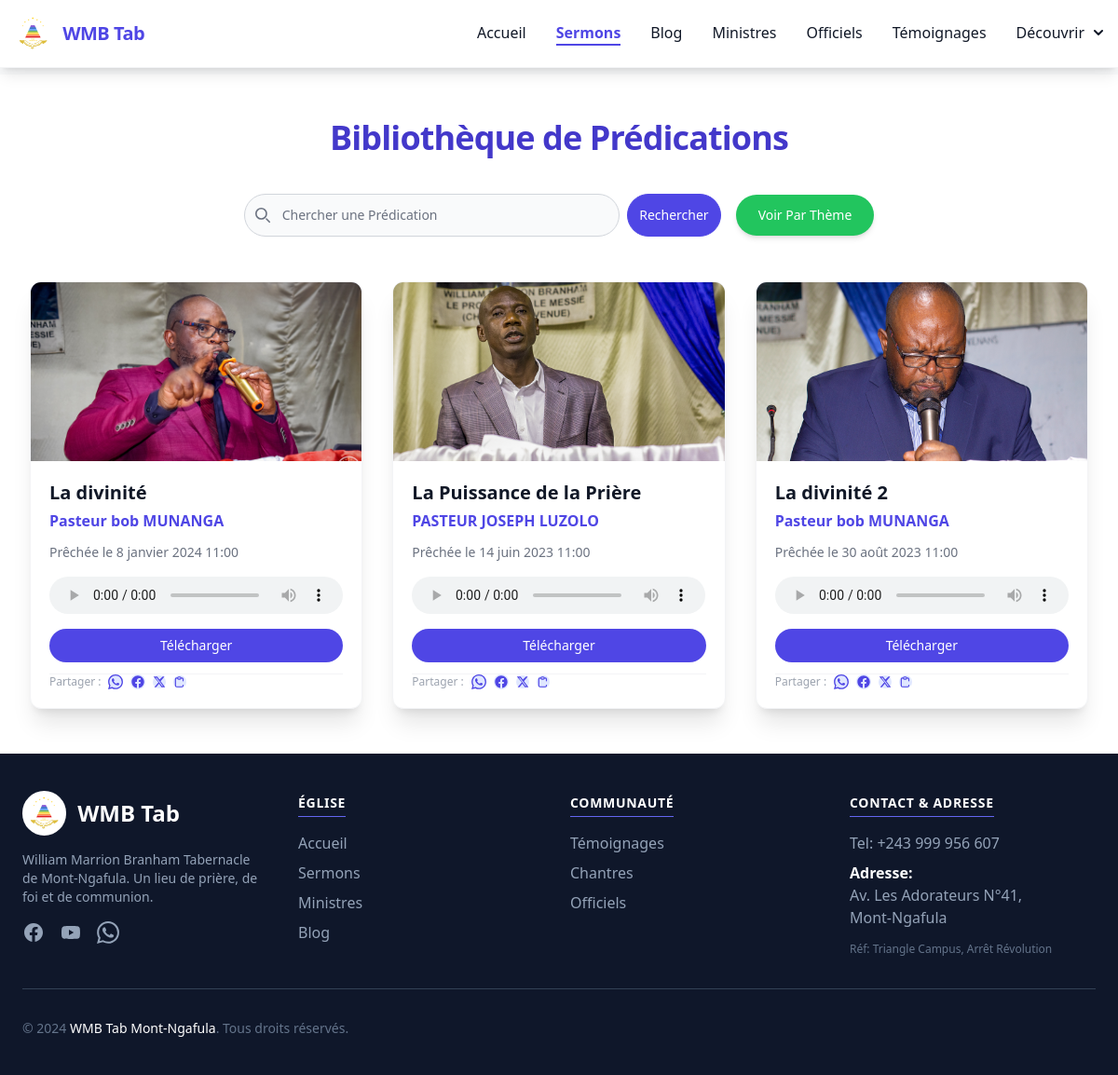
The app's page /sermons/ with its own data.
### sermons/models.py (models this page shows, shortened)
class Sermons(models.Model):
    titre = models.CharField(max_length=100, blank=False)
    image = models.ImageField(blank=True, upload_to='sermons')
    orateur = models.ForeignKey(Orateur, on_delete=models.SET_NULL, null=True)
    date = models.DateTimeField(default=now, null=True)
    lien = models.URLField(max_length=200, blank=True, null=True)
    audio = models.FileField(blank=True, upload_to='audio')
    Theme = models.ForeignKey(Theme, on_delete=models.SET_NULL, null=True)
    class Meta:
        verbose_name = 'Sermon'

class Orateur(models.Model):
    Noms = models.CharField(max_length=100, blank=False)
    Provenance = models.CharField(max_length = 50, blank = True, null = True)
    def __str__(self):
        return self.Noms

### church/views.py (the view)
# urls.py: path('sermons/', sermons, name="sermons"),
def sermons(request, *args, **kwargs):
    sermon = Sermons.objects.all()
    if request.method == "GET":
        titre = request.GET.get('recherche')
        if titre is not None:
            sermon = Sermons.objects.filter(titre__icontains=titre)
    return render(request, 'sermons.html', context={"dba": sermon})

### templates/sermons.html (shortened to what this page needs)
{% extends "_base.html" %}
{% load static %}
{% block content %}
<div class="max-w-7xl mx-auto px-4 sm:px-6 lg:px-8 py-12 bg-white">
    <h1 class="text-4xl font-extrabold text-center mb-10 text-indigo-700 tracking-tight">
        Bibliothèque de Prédications
    </h1>
    <div class="flex flex-col sm:flex-row justify-center items-center gap-4 mb-12">
        <form class="flex items-center w-full max-w-lg" method="GET">
            <div class="relative w-full">
                <div class="absolute inset-y-0 start-0 flex items-center ps-3 pointer-events-none">
                </div>
                <input type="text" id="simple-search"
                    class="bg-gray-50 border border-gray-300 text-gray-900 text-sm rounded-full focus:ring-indigo-500 focus:border-indigo-500 block w-full ps-10 p-3"
                    placeholder="Chercher une Prédication" name="recherche" required />
            </div>
            <button type="submit"
                class="p-3 ms-2 text-sm font-medium text-white bg-indigo-600 rounded-full border border-indigo-600 hover:bg-indigo-700 focus:ring-4 focus:outline-none focus:ring-indigo-300 transition-colors">
                Rechercher
            </button>
        </form>
        <a class="text-white bg-green-500 hover:bg-green-600 focus:ring-4 focus:ring-green-300 font-medium rounded-full text-sm px-6 py-3 shadow-md transition-colors whitespace-nowrap"
           href="{% url 'ViewTheme' %}">
            Voir Par Thème
        </a>
    </div>
    <div class="grid grid-cols-1 sm:grid-cols-2 lg:grid-cols-3 xl:grid-cols-4 gap-8">
        {% for sermon in dba %}
        <div class="bg-white rounded-xl shadow-xl overflow-hidden transform hover:shadow-2xl hover:-translate-y-1 transition-all duration-300 border border-gray-100">
            <div class="h-48 overflow-hidden bg-indigo-100">
                {% if sermon.image %}
                <img class="w-full h-full object-cover" src="{{ sermon.image.url }}" alt="Image du sermon">
                {% endif %}
            </div>
            <div class="p-5 flex flex-col justify-between h-auto">
                <div>
                    <h3 class="text-xl font-bold text-gray-900 mb-1 line-clamp-2">{{ sermon.titre }}</h3>
                    <p class="text-indigo-600 font-semibold mb-3">{{ sermon.orateur }}</p>
                    <p class="text-sm text-gray-500 mb-4">Prêchée le {{ sermon.date }}</p>
                </div>
                {% if sermon.audio %}
                <p class="mb-4">
                    <audio src="{{ sermon.audio.url }}" controls class="w-full" style="height: 40px;"></audio>
                </p>
                <a href="{{ sermon.audio.url }}" download
                   class="download-btn inline-flex justify-center items-center py-2 px-4 text-sm font-medium text-center text-white rounded-full bg-indigo-600 hover:bg-indigo-700 focus:ring-4 focus:ring-indigo-300 transition-all duration-300">
                    <span class="download-label">Télécharger</span>
                </a>
                {% with page_url=request.build_absolute_uri %}
                <div class="flex items-center gap-2 mt-3 pt-3 border-t border-gray-100">
                    <span class="text-xs text-gray-400 font-medium flex-shrink-0">Partager :</span>
                    <a href="https://wa.me/?text={{ sermon.titre|urlencode }}%20{{ page_url|urlencode }}"
                       target="_blank" rel="noopener"
                       class="flex items-center justify-center w-7 h-7 rounded-full bg-indigo-100 text-indigo-600 hover:bg-indigo-200 transition-colors"
                       title="WhatsApp">
                    </a>
                    <a href="https://www.facebook.com/sharer/sharer.php?u={{ page_url|urlencode }}"
                       target="_blank" rel="noopener"
                       class="flex items-center justify-center w-7 h-7 rounded-full bg-indigo-100 text-indigo-600 hover:bg-indigo-200 transition-colors"
                       title="Facebook">
                    </a>
                    <a href="https://twitter.com/intent/tweet?text={{ sermon.titre|urlencode }}&url={{ page_url|urlencode }}"
                       target="_blank" rel="noopener"
                       class="flex items-center justify-center w-7 h-7 rounded-full bg-indigo-100 text-indigo-600 hover:bg-indigo-200 transition-colors"
                       title="X (Twitter)">
                        <svg class="w-3.5 h-3.5" fill="currentColor" viewBox="0 0 24 24"><path d="M18.244 2.25h3.308l-7.227 8.26 8.502 11.24H16.17l-4.714-6.231-5.401 6.231H2.747l7.73-8.835L1.254 2.25H8.08l4.259 5.63 5.905-5.63zm-1.161 17.52h1.833L7.084 4.126H5.117z"/></svg>
                    </a>
                    <button onclick="copySermonLink('{{ page_url }}', {{ forloop.counter }})"
                       class="flex items-center justify-center w-7 h-7 rounded-full bg-indigo-100 text-indigo-600 hover:bg-indigo-200 transition-colors"
                       title="Copier le lien">
                        <svg id="sermon-copy-{{ forloop.counter }}" class="w-3.5 h-3.5" fill="none" stroke="currentColor" viewBox="0 0 24 24">
                            <path stroke-linecap="round" stroke-linejoin="round" stroke-width="2" d="M8 5H6a2 2 0 00-2 2v12a2 2 0 002 2h10a2 2 0 002-2v-1M8 5a2 2 0 002 2h2a2 2 0 002-2M8 5a2 2 0 012-2h2a2 2 0 012 2m0 0h2a2 2 0 012 2v3"/>
                        </svg>
                    </button>
                </div>
                {% endwith %}
                {% else %}
                <p class="mb-4 text-sm text-gray-500 italic">Pas d'audio disponible</p>
                {% endif %}
            </div>
        </div>
        {% endfor %}
    </div>
</div>
{% endblock content %}

### records on screen
Sermons: image (picture), titre "La divinité", orateur "Pasteur bob MUNANGA", date "8 janvier 2024 11:00"
Sermons: image (picture), titre "La Puissance de la Prière", orateur "PASTEUR JOSEPH LUZOLO", date "14 juin 2023 11:00"
Sermons: image (picture), titre "La divinité 2", orateur "Pasteur bob MUNANGA", date "30 août 2023 11:00"
